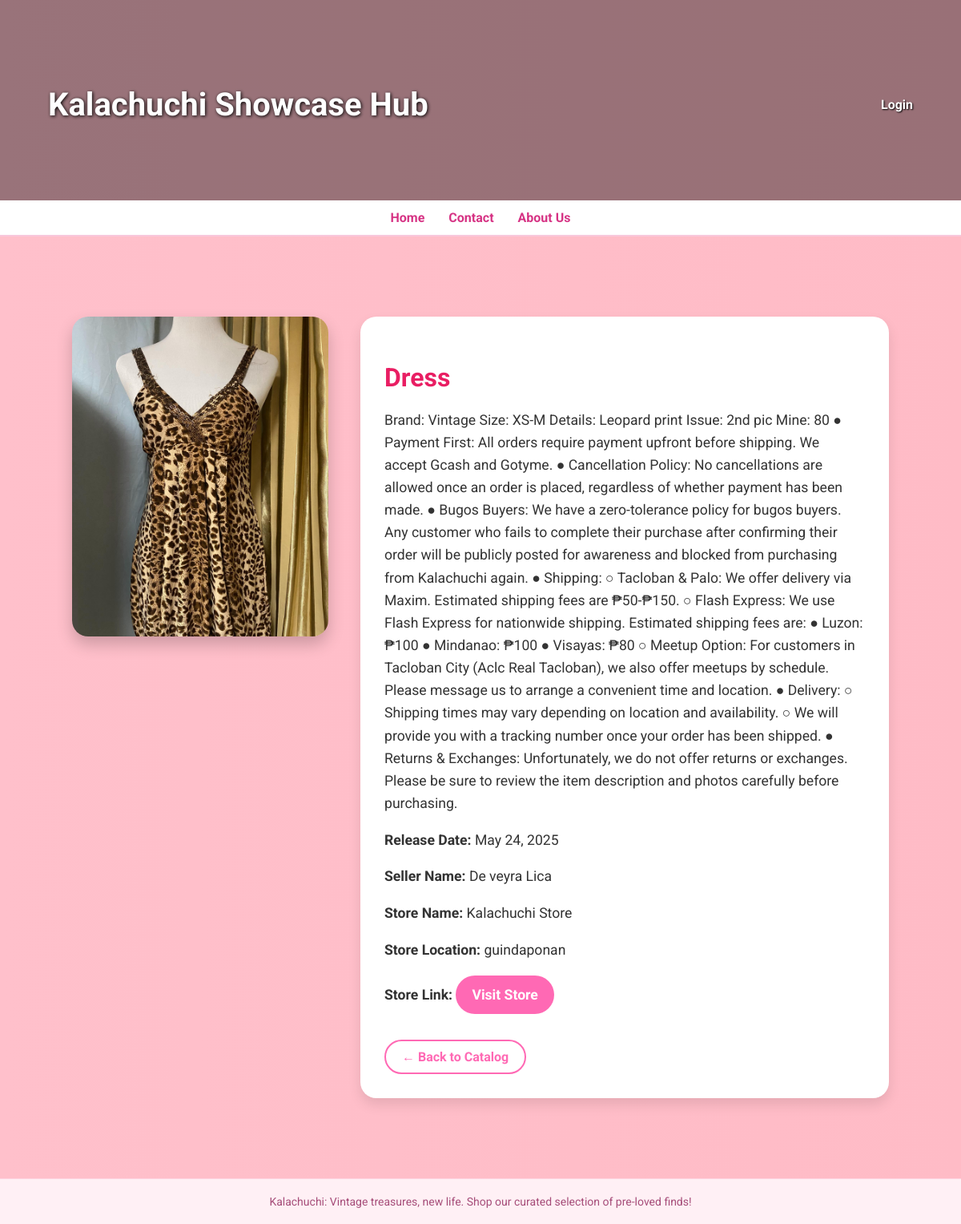
Page /catalog/19/ on the committed database.
### main/models.py (models this page shows, shortened)
class TeaserItem(models.Model):
    title = models.CharField(max_length=100)
    image = models.ImageField(upload_to='teasers/')
    description = models.TextField()
    created_at = models.DateTimeField(auto_now_add=True)
    Available = models.DateTimeField()
    category = models.CharField(max_length=10, choices=CATEGORY_CHOICES)
    seller_name = models.CharField(max_length=100, default="Unknown Seller")
    store_name = models.CharField(max_length=100, default="Unknown Store")
    store_location = models.CharField(max_length=200, default="Unknown Location")
    store_link = models.URLField(default="https://example.com")

### main/views.py (the view)
# urls.py: path('catalog/<int:item_id>/', views.catalog_detail, name='catalog_detail'),
def catalog_detail(request, item_id):
    item = get_object_or_404(TeaserItem, id=item_id)
    return render(request, 'home/catalog_detail.html', {'item': item})

### main/templates/home/catalog_detail.html
{% extends "main/base.html" %}
{% load static %}
{% block content %}
<link rel="stylesheet" href="{% static 'css/catalog_detail.css' %}">
<div class="catalog-detail-container">
    <img src="{{ item.image.url }}" alt="{{ item.title }}" class="catalog-detail-image">
    <div class="catalog-detail-info">
        <h2>{{ item.title }}</h2>
        <p>{{ item.description }}</p>
        <p><strong>Release Date:</strong> {{ item.created_at|date:"M d, Y" }}</p>
        <p><strong>Seller Name:</strong> {{ item.seller_name }}</p>
        <p><strong>Store Name:</strong> {{ item.store_name }}</p>
        <p><strong>Store Location:</strong> {{ item.store_location }}</p>
        <p><strong>Store Link:</strong>
            <a href="{{ item.store_link }}" target="_blank" class="btn-pink">Visit Store</a>
        </p>
        <a href="{% url 'catalog_page' %}" class="btn-outline" style="margin-top: 20px;">← Back to Catalog</a>
    </div>
</div>
{% endblock %}

### main/static/css/base.css (style rules this page uses)
body { font-family: 'Roboto', sans-serif; margin: 0; background: linear-gradient(270deg, #ffc0cb, #ffb6c1, #ffe4e1); background-size: 600% 600%; animation: gradientShift 15s ease infinite; }

### main/static/css/catalog_detail.css (style rules this page uses)
body { font-family: 'Roboto', sans-serif; margin: 0; background: linear-gradient(to right, #ffc0cb, #ffb6c1, #ffe4e1); background-size: 400% 400%; animation: gradientBG 15s ease infinite; transition: background 0.5s ease; }
.catalog-detail-container { display: flex; flex-wrap: wrap; justify-content: center; align-items: flex-start; gap: 40px; padding: 60px 30px; color: #333; transition: all 0.3s ease; }
.catalog-detail-image { width: 320px; border-radius: 20px; box-shadow: 0 10px 20px rgba(0,0,0,0.2); transition: transform 0.4s ease, box-shadow 0.4s ease; }
.catalog-detail-info { max-width: 600px; background: #fff; border-radius: 20px; padding: 30px; box-shadow: 0 8px 16px rgba(0,0,0,0.1); transition: box-shadow 0.3s ease, transform 0.3s ease; }
.catalog-detail-info h2 { color: #e91e63; font-size: 2rem; margin-bottom: 20px; font-weight: 700; transition: color 0.3s ease; }
.catalog-detail-info p { font-size: 1.1rem; margin-bottom: 12px; line-height: 1.6; transition: color 0.3s ease; }
.btn-pink, .btn-outline { display: inline-block; padding: 10px 20px; border-radius: 30px; font-weight: 700; text-decoration: none; transition: all 0.3s ease; cursor: pointer; }
.btn-pink { background: #ff69b4; color: #fff; transition: background 0.3s ease, transform 0.3s ease; }
.btn-outline { border: 2px solid #ff69b4; color: #ff69b4; background: transparent; }

### rows in the picture
TeaserItem: image (picture), title "Dress", description "Brand: Vintage Size: XS-M Details: Leopard print Issue: 2nd pic Mine: 80 ● Payment First: All orders require payment upfront before shipping. We accept Gcash and Gotyme. ● Cancellation Policy: No cancellations are allowed once an order is placed, regardless of whether payment has been made. ● Bugos Buyers: We have a zero-tolerance policy for bugos buyers. Any customer who fails to complete their purchase after confirming their order will be publicly posted for awareness and blocked from purchasing from Kalachuchi again. ● Shipping: ○ Tacloban & Palo: We offer delivery via Maxim. Estimated shipping fees are ₱50-₱150. ○ Flash Express: We use Flash Express for nationwide shipping. Estimated…", created_at "May 24, 2025", seller_name "De veyra Lica", store_name "Kalachuchi Store", store_location "guindaponan"
